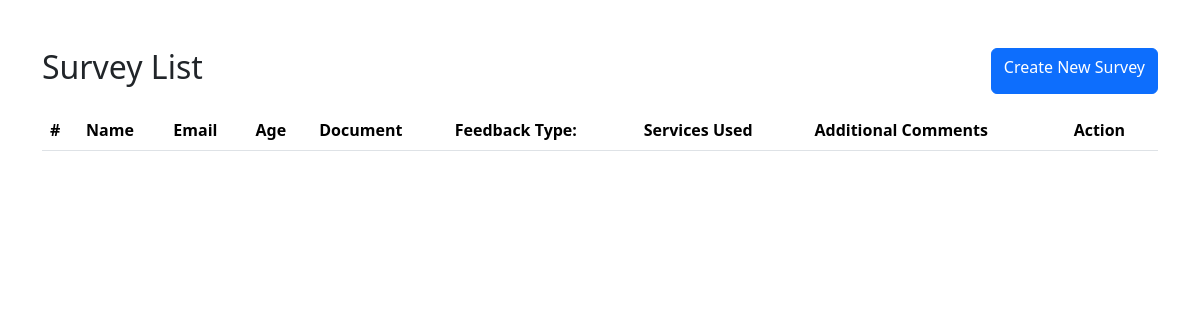
Before: / with the older database file.
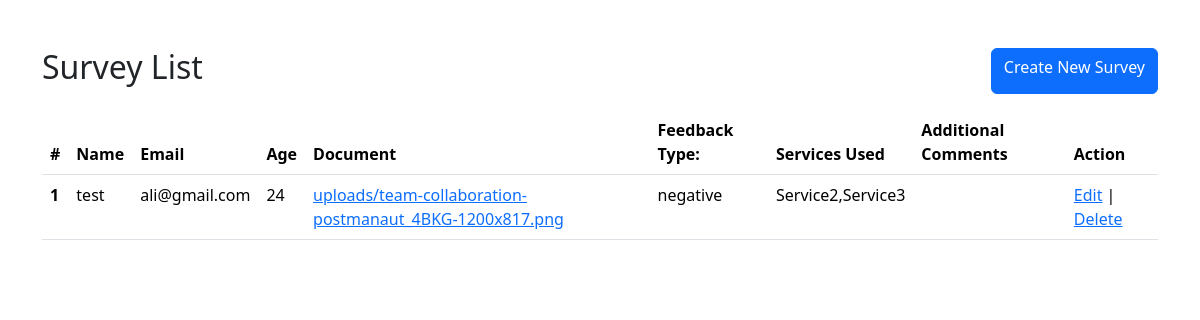
After: the same page with the newer database file.
### tables this page shows
CREATE TABLE IF NOT EXISTS `surveys` (
  `id` bigint UNSIGNED NOT NULL AUTO_INCREMENT,
  `name` varchar(255) NOT NULL,
  `email` varchar(255) NOT NULL,
  `age` int DEFAULT NULL,
  `document` longtext,
  `feedback_type` varchar(50) DEFAULT NULL,
  `services_used` text,
  `additional_comments` text,
  PRIMARY KEY (`id`),
  UNIQUE KEY `id` (`id`)
);

### index.php (the view, shortened to what this page needs)
<?php
    include 'connection.php';
?>
<!DOCTYPE html>
<html lang="en">
<head>
    <link href="https://cdn.jsdelivr.net/npm/bootstrap@5.3.3/dist/css/bootstrap.min.css" rel="stylesheet">
</head>
<body>
    <div  class="container mt-5">
        <div class="d-flex justify-content-between mb-3">
            <h2>Survey List</h2>
            <a href="create.php" class="btn btn-primary">Create New Survey</a>
        </div>
        <table class="table">
            <thead>
                <tr>
                    <th scope="col">#</th>
                    <th scope="col">Name</th>
                    <th scope="col">Email</th>
                    <th scope="col">Age</th>
                    <th scope="col">Document</th>
                    <th scope="col">Feedback Type:</th>
                    <th scope="col">Services Used</th>
                    <th scope="col">Additional Comments</th>
                    <th scope="col">Action</th>
                </tr>
            </thead>
            <tbody>
                <?php
                    $sql = "SELECT * FROM surveys";
                    $stmt = $pdo->query($sql);
                    $rowCount = 1;
                    while ($row = $stmt->fetch(PDO::FETCH_ASSOC)) {
                        echo "<tr>";
                            echo "<th scope=\"row\">" . $rowCount++ . "</th>";
                            echo "<td>" . htmlspecialchars($row['name']) . "</td>";
                            echo "<td>" . htmlspecialchars($row['email']) . "</td>";
                            echo "<td>" . htmlspecialchars($row['age']) . "</td>";
                            echo "<td><a href='" . $row['document'] . "'>" .$row['document'] . "</a></td>";
                            echo "<td>" . htmlspecialchars($row['feedback_type']) . "</td>";
                            echo "<td>" . htmlspecialchars($row['services_used']) . "</td>";
                            echo "<td>" . htmlspecialchars($row['additional_comments']) . "</td>";
                            echo "<td><a href='edit.php?id=" . $row['id'] . "'>Edit</a> | <a href='delete.php?id=" . $row['id'] . "'>Delete</a></td>";
                        echo "</tr>";
                    }
                ?>
            </tbody>
        </table>
    </div>
</body>
</html>

Changed rows visible on the page:
added surveys: name "test", email "ali@gmail.com", age "24", document "uploads/team-collaboration-postmanaut_4BKG-1200x817.png", feedback_type "negative", services_used "Service2,Service3"
